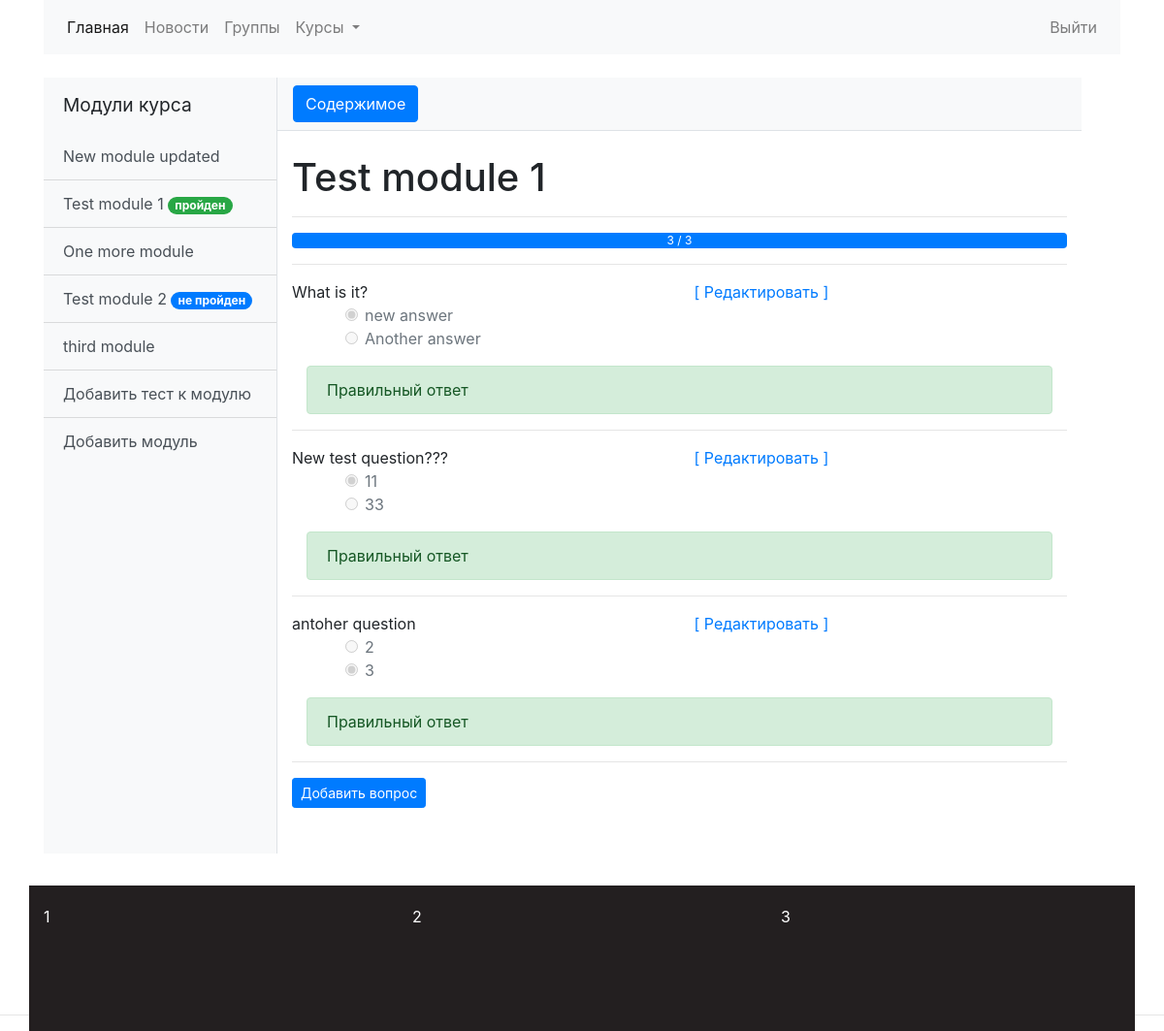
The app's page /courses/test/3 (signed in), older data.
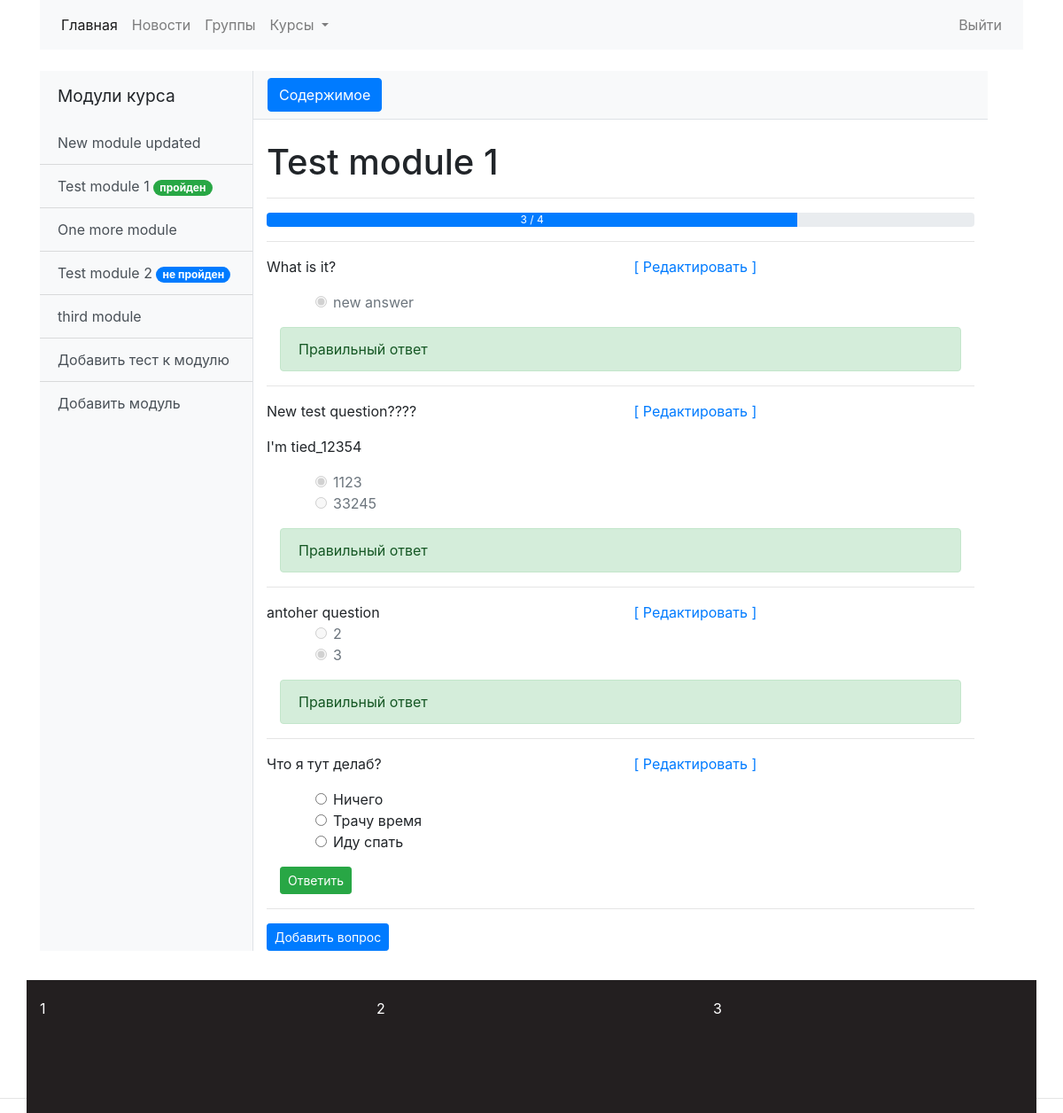
The same page, newer data.
### courses/models.py (models this page shows, shortened)
class CourseAbstractModel(models.Model):
    title = models.CharField(max_length=200, blank=False)
    slug = models.SlugField(max_length=200, unique=True)
    owner = models.ForeignKey(settings.AUTH_USER_MODEL, on_delete=models.CASCADE)
    create_date = models.DateTimeField(auto_now_add=True)
    update_date = models.DateTimeField(auto_now=True)
    class Meta:
        abstract = True
    def __str__(self):
        return self.title

class Module(CourseAbstractModel):
    course = models.ForeignKey(Course, on_delete=models.CASCADE)
    description = RichTextField(blank=True, null=True)
    content = RichTextUploadingField(blank=True, null=True)

class ModuleTest(CourseAbstractModel):
    module = models.OneToOneField(Module, on_delete=models.CASCADE)

class Question(models.Model):
    module_test = models.ForeignKey(ModuleTest, on_delete=models.CASCADE)
    question = RichTextUploadingField(max_length=256, null=False, blank=False)

class Answer(models.Model):
    question = models.ForeignKey(Question, on_delete=models.CASCADE)
    answer = models.CharField(max_length=256, blank=False, null=False)
    is_correct = models.BooleanField(default=False)

class StudentAnswer(models.Model):
    user = models.ForeignKey(UserModel, on_delete=models.CASCADE)
    question = models.ForeignKey(Question, on_delete=models.CASCADE)
    answer = models.ForeignKey(Answer, on_delete=models.CASCADE)
    class Meta:
        unique_together = ["user", "question"]

### courses/views.py (the view, shortened to what this page needs)
# urls.py: path('test/<int:pk>', views.ModuleTestDetailView.as_view(), name='module_test')
class ModuleTestDetailView(LoginRequiredMixin, DetailView):
    model = models.ModuleTest
    template_name = 'courses/module/module_test_detail.html'
    context_object_name = 'test'
    def get_queryset(self):
        qs = super(ModuleTestDetailView, self).get_queryset()
        qs = qs.select_related()
        return qs
    def get_context_data(self, *args, **kwargs):
        context = super(ModuleTestDetailView, self).get_context_data(*args, **kwargs)
        question_set = context[self.context_object_name].question_set.all().select_related()
        answer_count = models.StudentAnswer.objects.filter(user=self.request.user,
                                                           question__in=question_set).count()
        context["answers_count"] = answer_count
        context["questions_count"] = question_set.count()
        context["progress"] = int((answer_count / question_set.count()) * 100) if question_set.count() > 0 else 0
        try:
            module_status = models.StudentModuleTestStatus.objects.get(user=self.request.user,
                                                                       module_test=self.get_object())
        except models.StudentModuleTestStatus.DoesNotExist:
            module_status = models.StudentModuleTestStatus.objects.create(user=self.request.user,
                                                                          module_test=self.get_object())
        context["module_test_status"] = module_status
        return context
    def get(self, request, *args, **kwargs):
        return super().get(request, *args, **kwargs)

### courses/templatetags/user_filter.py (called while the page is built)
@register.filter(name="filter_for_user")
def filter_for_user(model, user):
    object = model.filter(user=user)
    if object.count() > 0:
        return object
    else:
        return None

### courses/templates/courses/module/module_test_detail.html (shortened to what this page needs)
{% extends 'index/base.html'%}
{% load static %}
{% load user_filter %}
{% block body %}
{% with course=test.module.course %}
<div class="d-flex" id="wrapper">
    {% include 'courses/module_sidebar.html' %}
    <div id="page-content-wrapper">
        <nav class="navbar navbar-expand-lg navbar-light bg-light border-bottom">
            <button class="btn btn-primary" id="menu-toggle">Содержимое</button>
        </nav>
        <div class="container-fluid">
            <h1 class="mt-4">
                {{ test.title }}</h1>
            <hr>
            <div class="progress">
                <div class="progress-bar" id="progress-bar" role="progressbar" style="width: {{ progress }}%" aria-valuenow="{{ progress }}" aria-valuemin="0" aria-valuemax="100">
                    <div class="line">
                        <div id="answers_count">{{ answers_count }}</div>&nbsp;/&nbsp;
                        <div id="questions_count">{{ questions_count }}</div>
                    </div>
                </div>
            </div>
            {% for question in test.question_set.all %}
            {% with student_answer_set=question.studentanswer_set.all|filter_for_user:user %}
            {% with student_answer=student_answer_set.get %}
<hr>
            <div class="row">
                <div class="col">
                    {{ question.question | safe }}
                </div>
                <div class="col align-left">
                     {% if user.is_staff %}
                        <a href="{% url 'content_admin:answers_update' test_pk=test.pk pk=question.pk %}" class="text">[ Редактировать ]</a>
                    {% endif%}
                </div>
            </div>
            <form action="" method="post">
                <div class="container">
                    <ul id="test-id">
                        {% for answer in question.answer_set.all %}
                        <li class="t1">
                            <div class="form-check">
                                <input class="form-check-input" type="radio" name="answer_radio" id="answer_radio"
                                       value="{{ answer.id }}"
                                       {% if answer == student_answer.answer %} checked {% endif %}
                                       {% if student_answer %} disabled {% endif %}>
                                <label class="form-check-label" for="answer_radio">{{ answer.answer }}</label>
                            </div>
                        </li>
                        {% endfor %}
                    </ul>
                    {% if not student_answer %}
                    <button type="button" class="btn btn-sm btn-success btn-lg answer">Ответить</button>
                    {% endif %}
                    {% if student_answer %}
                    {% if student_answer.answer.is_correct %}
                    <div class="alert alert-success" role="alert">Правильный ответ</div>
                    {% else %}
                    <div class="alert alert-warning" role="alert">Ошибка</div>
                    {% endif %}
                    {% endif %}
                </div>
            </form>
            {% endwith %}
            {% endwith %}
            {% endfor %}
                        <hr>
            {% if user.is_staff %}
            <a href="{% url 'content_admin:answers_create' test_pk=test.pk %}" class="btn btn-sm btn-primary">Добавить вопрос</a>
            {% endif%}
        </div>
    </div>
    {% endwith %}
    <form action="" method="post">
    </form>
    {% endblock %}

### index/templates/index/base.html (shortened to what this page needs)
{% load static %}
<!doctype html>
<html lang="ru">
<head>
    <link rel="stylesheet" href="{% static 'css/bootstrap.css' %}">
    <link rel="stylesheet" href="{% static 'css/simple-sidebar.css' %}">
    <link rel="stylesheet" href="{% static 'css/footer.css' %}">
</head>
<body>
<div id="wrap">
    <div class="container" id="main">
        {% include "index/navbar.html"%}
        {% block body %}{% endblock %}
    </div>
</div>
</body>
<footer class="container footer">
    <div class="row">
        <div class="col-md-4">
            1
        </div>
        <div class="col-md-4">
            2
        </div>
        <div class="col-md-4">
            3
        </div>
    </div>
</footer>
</html>

### index/templates/index/navbar.html (shortened to what this page needs)
<nav class="navbar navbar-expand-lg navbar-light bg-light">
  <div class="collapse navbar-collapse" id="navbarNavDropdown">
    <ul class="nav navbar-nav">
      <li class="nav-item active">
        <a class="nav-link" href="{% url 'index:index' %}">Главная <span class="sr-only">(current)</span></a>
      </li>
      <li class="nav-item">
        <a class="nav-link" href="{% url 'index:news_list'%}">Новости</a>
      </li>
      {% if user.is_staff %}
      <li class="nav-item">
        <a class="nav-link" href="{% url 'students:student_groups' %}">Группы</a>
      </li>
      {% endif %}
      <li class="nav-item dropdown">
        <a class="nav-link dropdown-toggle" href="#" id="navbarDropdownMenuLink" data-toggle="dropdown" aria-haspopup="true" aria-expanded="false">
          Курсы
        </a>
      </li>
    </ul>
    {% if user.is_authenticated %}
    <ul class="nav navbar-nav ml-auto">
      <li class="nav-item"><a class="nav-link" href="{% url 'students:logout_student'%}">Выйти</a> </li>
    </ul>
    {% endif %}
  </div>
</nav>
<br>

### courses/templates/courses/module_sidebar.html
{% load user_filter %}
{% if course.module_set %}
<div class="bg-light border-right" id="sidebar-wrapper">
    <div class="sidebar-heading">Модули курса</div>
    <div class="list-group list-group-flush">
        {% for class_module in course.module_set.all %}
        <a href="{% url 'courses:module_detail' class_module.id %}" class="list-group-item list-group-item-action bg-light
                      {% if class_module == module %}disabled{% endif %}">
            {{ class_module }}
        </a>
        {% if class_module.moduletest %}
        <a href="{% url 'courses:module_test' class_module.moduletest.id %}"
           class="list-group-item list-group-item-action bg-light">{{ class_module.moduletest.title }}
            {% with test_status=class_module.moduletest.studentmoduleteststatus_set.all|filter_for_user:user %}
            {% if test_status.get.passed %}
            <span class="badge badge-success badge-pill">пройден</span>
            {% else %}
            <span class="badge badge-primary badge-pill">не пройден</span>
            {% endif %}
            {% endwith %}
        </a>
        {% else %}
            {% if user.is_staff %}
            <a href="{% url 'content_admin:module_test_create' course_pk=course.pk module_pk=class_module.pk %}"
               class="list-group-item list-group-item-action bg-light">
                Добавить тест к модулю
            </a>
            {% endif %}
        {% endif %}
        {% endfor %}
        {% if user.is_staff %}
        <a href="{% url 'content_admin:module_create' course_pk=course.pk %}"
           class="list-group-item list-group-item-action bg-light">
            Добавить модуль
        </a>
        {% endif%}
    </div>
</div>
{% endif %}

### static/css/simple-sidebar.css (style rules this page uses)
#wrapper { overflow-x: hidden; }
#sidebar-wrapper { min-height: 100vh; margin-left: -15rem; -webkit-transition: margin .25s ease-out; -moz-transition: margin .25s ease-out; -o-transition: margin .25s ease-out; transition: margin .25s ease-out; }
#sidebar-wrapper .sidebar-heading { padding: 0.875rem 1.25rem; font-size: 1.2rem; }
#sidebar-wrapper .list-group { width: 15rem; }
#page-content-wrapper { min-width: 100vw; }
@media (min-width: 768px) { #sidebar-wrapper { margin-left: 0; } }
@media (min-width: 768px) { #page-content-wrapper { min-width: 0; width: 100%; } }

### static/css/footer.css (style rules this page uses)
html, body { height:100%; }
#wrap { min-height: 100%; }
#main { overflow:auto; padding-bottom:150px; }
.footer { position:relevant; margin-top:-150px; height:150px; clear:both; padding-top:20px; background: #231F20; color: #FFFFFF; }

### courses/templates/courses/module/module_test_detail.html (style rules this page uses)
.line { display: flex; flex-direction: row; text-align: center; margin: auto; }
ul { list-style-type: none; }

Row changes from the older to the newer data that the page shows:
removed Answer: answer "Another answer", shown under Question "What is it?"
changed Question "What is it?": question "What is it?" → "<p>What is it?</p>" (drawn)
changed Question: question "New test question???" → "New test question???? I'm tied_12354"
changed Answer (number 2 of 8 on the later page): answer "11" → "1123"
changed Answer (number 3 of 8 on the later page): answer "33" → "33245"
added Question: question "Что я тут делаб?", shows "Ответить"
added Answer: answer "Ничего", shown under "Что я тут делаб?"
added Answer: answer "Трачу время", shown under "Что я тут делаб?"
added Answer: answer "Иду спать", shown under "Что я тут делаб?"
Text that changed along with them:
{{ progress }}: 100 → 75 (drawn)
{{ questions_count }}: "3" → "4"
